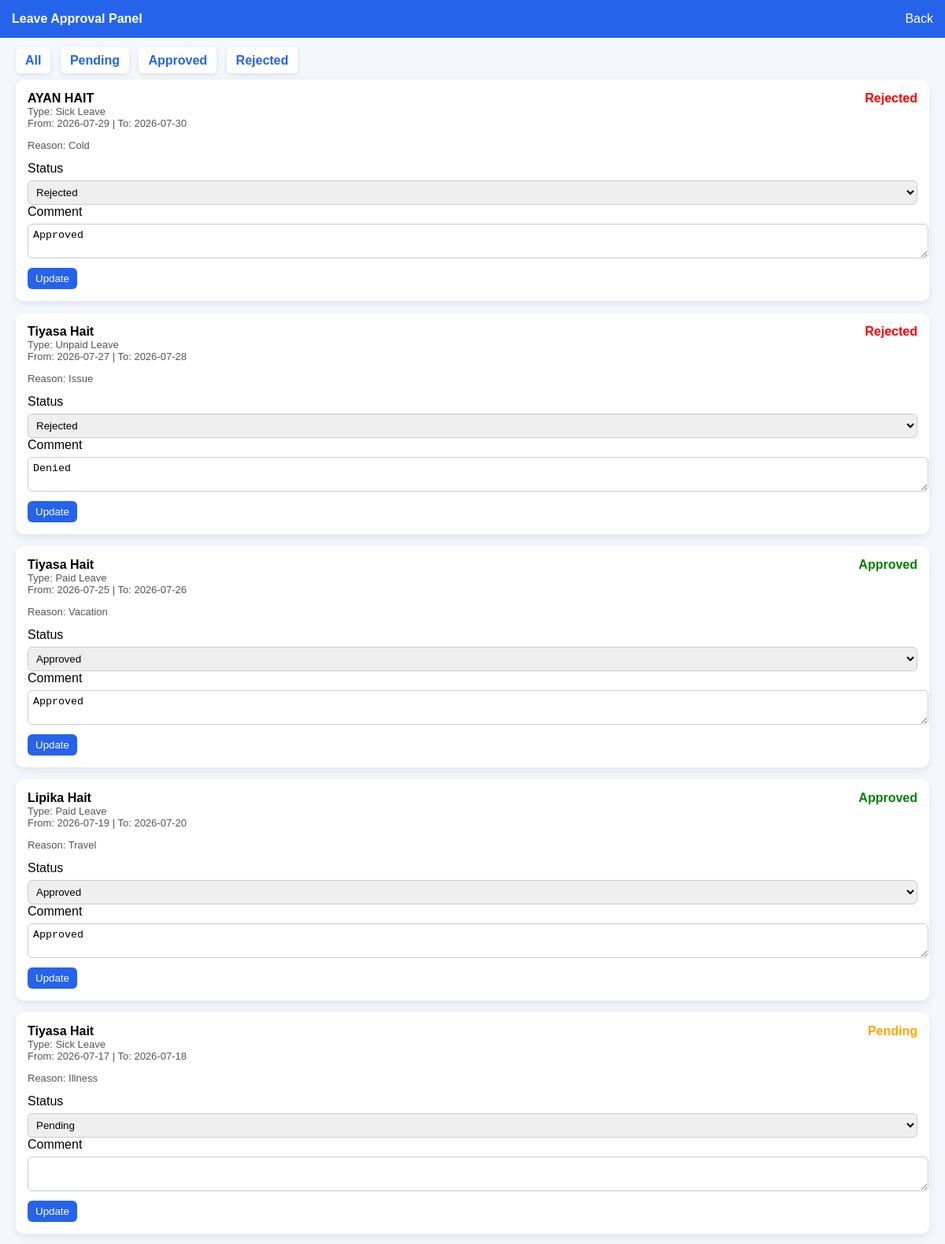
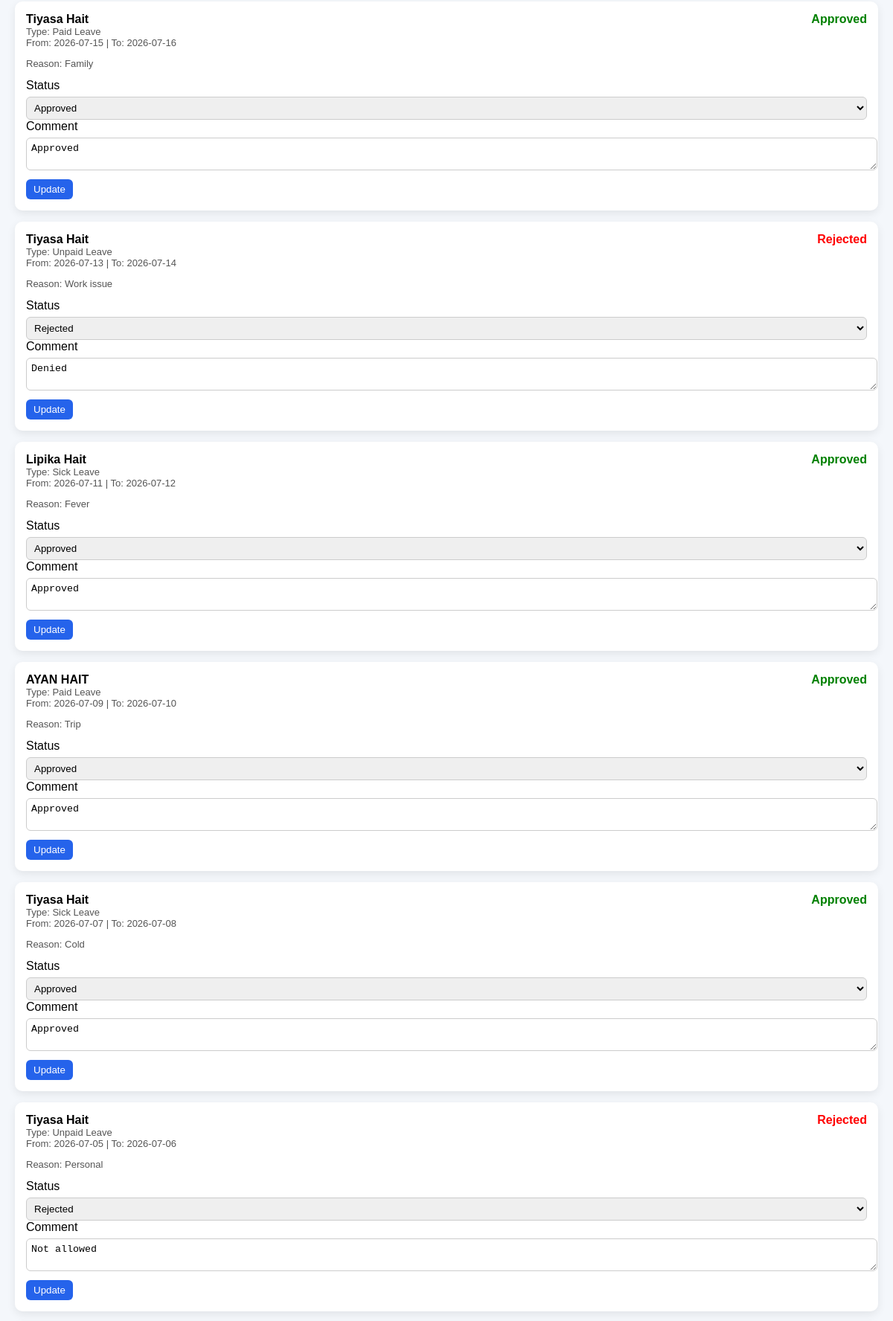
Page /admin_leave.php (signed in, upper part) on the committed database (2 pictures, top to bottom).
### tables this page shows
CREATE TABLE `leave_requests` (
  `id` int(11) NOT NULL,
  `employee_id` int(11) NOT NULL,
  `leave_type` enum('Paid Leave','Sick Leave','Unpaid Leave') NOT NULL,
  `from_date` date NOT NULL,
  `to_date` date NOT NULL,
  `reason` text DEFAULT NULL,
  `status` enum('Pending','Approved','Rejected') DEFAULT 'Pending',
  `admin_comment` text DEFAULT NULL,
  `created_at` timestamp NOT NULL DEFAULT current_timestamp(),
  `updated_at` timestamp NULL DEFAULT NULL
);

CREATE TABLE `employees` (
  `id` int(11) NOT NULL,
  `company_name` varchar(100) NOT NULL,
  `full_name` varchar(100) NOT NULL,
  `email` varchar(100) NOT NULL,
  `phone` varchar(10) NOT NULL,
  `address` text DEFAULT NULL,
  `login_id` varchar(20) DEFAULT NULL,
  `password` varchar(255) NOT NULL,
  `role` enum('Employee','HR') NOT NULL,
  `department` varchar(100) DEFAULT NULL,
  `job_title` varchar(100) DEFAULT NULL,
  `manager` varchar(100) DEFAULT NULL,
  `salary_basic` decimal(10,2) DEFAULT 0.00,
  `salary_hra` decimal(10,2) DEFAULT 0.00,
  `salary_allowance` decimal(10,2) DEFAULT 0.00,
  `tax_percent` decimal(5,2) DEFAULT 0.00,
  `nationality` varchar(100) DEFAULT NULL,
  `dob` date DEFAULT NULL,
  `gender` varchar(20) DEFAULT NULL,
  `marital_status` varchar(50) DEFAULT NULL,
  `date_of_joining` date DEFAULT NULL,
  `bank_name` varchar(100) DEFAULT NULL,
  `bank_account` varchar(50) DEFAULT NULL,
  `ifsc_code` varchar(20) DEFAULT NULL,
  `created_at` timestamp NOT NULL DEFAULT current_timestamp(),
  `attendance_status` varchar(20) NOT NULL DEFAULT 'Checked Out',
  `last_action_time` datetime DEFAULT NULL
);

### admin_leave.php (the view, shortened to what this page needs)
<?php
include("connection.php");
$filter = "ALL";
if($filter == "ALL"){
    $query = "SELECT lr.*, e.full_name
              FROM leave_requests lr
              JOIN employees e ON lr.employee_id = e.id
              ORDER BY lr.id DESC";
}
else{
    $query = "SELECT lr.*, e.full_name
              FROM leave_requests lr
              JOIN employees e ON lr.employee_id = e.id
              WHERE lr.status='$filter'
              ORDER BY lr.id DESC";
}
$leaves = mysqli_query($conn,$query);
?>
<!DOCTYPE html>
<html>
<head>
</head>
<body>
<div class="navbar">
<b>Leave Approval Panel</b>
<a href="admin_dashboard.php" style="color:white;text-decoration:none;">Back</a>
</div>
<div class="container">
<div class="filters">
    <a href="admin_leave.php?filter=ALL">All</a>
    <a href="admin_leave.php?filter=Pending">Pending</a>
    <a href="admin_leave.php?filter=Approved">Approved</a>
    <a href="admin_leave.php?filter=Rejected">Rejected</a>
</div>
<?php if(mysqli_num_rows($leaves) > 0){ ?>
<?php while($row = mysqli_fetch_assoc($leaves)) { ?>
<div class="card">
<div class="row">
    <b><?php echo htmlspecialchars($row['full_name']); ?></b>
    <span class="<?php echo $row['status']; ?>">
        <?php echo $row['status']; ?>
    </span>
</div>
<div class="small">
    Type: <?php echo $row['leave_type']; ?><br>
    From: <?php echo $row['from_date']; ?> |
    To: <?php echo $row['to_date']; ?>
</div>
<p class="small">
    Reason: <?php echo $row['reason']; ?>
</p>
<form method="POST">
<label>Status</label>
<select name="status">
    <option <?php if($row['status']=="Pending") echo "selected"; ?>>Pending</option>
    <option <?php if($row['status']=="Approved") echo "selected"; ?>>Approved</option>
    <option <?php if($row['status']=="Rejected") echo "selected"; ?>>Rejected</option>
</select>
<label>Comment</label>
<textarea name="comment"><?php echo $row['admin_comment']; ?></textarea>
<button type="submit" name="update_leave">Update</button>
</form>
</div>
<?php } ?>
<?php } else { ?>
<p>No leave requests found.</p>
<?php } ?>
</div>
</body>
</html>

### admin_leave.php (style rules this page uses)
body { margin:0; font-family:Arial; background:#f4f7fb; }
.navbar { background:#2563EB; color:white; padding:15px; display:flex; justify-content:space-between; align-items:center; }
.container { padding:20px; }
.filters { margin-bottom:15px; }
.filters a { padding:8px 12px; margin-right:8px; background:white; border-radius:6px; text-decoration:none; color:#2563EB; font-weight:bold; box-shadow:0 2px 6px rgba(0,0,0,0.1); }
.card { background:white; padding:15px; margin-bottom:15px; border-radius:10px; box-shadow:0 4px 12px rgba(0,0,0,0.08); }
.row { display:flex; justify-content:space-between; gap:10px; }
.small { font-size:13px; color:#555; }
.Pending { color:orange;font-weight:bold; }
.Approved { color:green;font-weight:bold; }
.Rejected { color:red;font-weight:bold; }
textarea, select { width:100%; padding:6px; margin-top:6px; border-radius:6px; border:1px solid #ccc; }
button { margin-top:8px; padding:6px 10px; border:none; border-radius:6px; cursor:pointer; background:#2563EB; color:white; }

### rows in the picture
leave_requests: employee.full_name "AYAN HAIT", status "Rejected", leave_type "Sick Leave", from_date "2026-07-29", to_date "2026-07-30", reason "Cold", comment "Approved"
leave_requests: employee.full_name "Tiyasa Hait", status "Rejected", leave_type "Unpaid Leave", from_date "2026-07-27", to_date "2026-07-28", reason "Issue", comment "Denied"
leave_requests: employee.full_name "Tiyasa Hait", status "Approved", leave_type "Paid Leave", from_date "2026-07-25", to_date "2026-07-26", reason "Vacation", comment "Approved"
leave_requests: employee.full_name "Lipika Hait", status "Approved", leave_type "Paid Leave", from_date "2026-07-19", to_date "2026-07-20", reason "Travel", comment "Approved"
leave_requests: employee.full_name "Tiyasa Hait", status "Pending", leave_type "Sick Leave", from_date "2026-07-17", to_date "2026-07-18", reason "Illness"
leave_requests: employee.full_name "Tiyasa Hait", status "Approved", leave_type "Paid Leave", from_date "2026-07-15", to_date "2026-07-16", reason "Family", comment "Approved"
leave_requests: employee.full_name "Tiyasa Hait", status "Rejected", leave_type "Unpaid Leave", from_date "2026-07-13", to_date "2026-07-14", reason "Work issue", comment "Denied"
leave_requests: employee.full_name "Lipika Hait", status "Approved", leave_type "Sick Leave", from_date "2026-07-11", to_date "2026-07-12", reason "Fever", comment "Approved"
leave_requests: employee.full_name "AYAN HAIT", status "Approved", leave_type "Paid Leave", from_date "2026-07-09", to_date "2026-07-10", reason "Trip", comment "Approved"
leave_requests: employee.full_name "Tiyasa Hait", status "Approved", leave_type "Sick Leave", from_date "2026-07-07", to_date "2026-07-08", reason "Cold", comment "Approved"
leave_requests: employee.full_name "Tiyasa Hait", status "Rejected", leave_type "Unpaid Leave", from_date "2026-07-05", to_date "2026-07-06", reason "Personal", comment "Not allowed"
